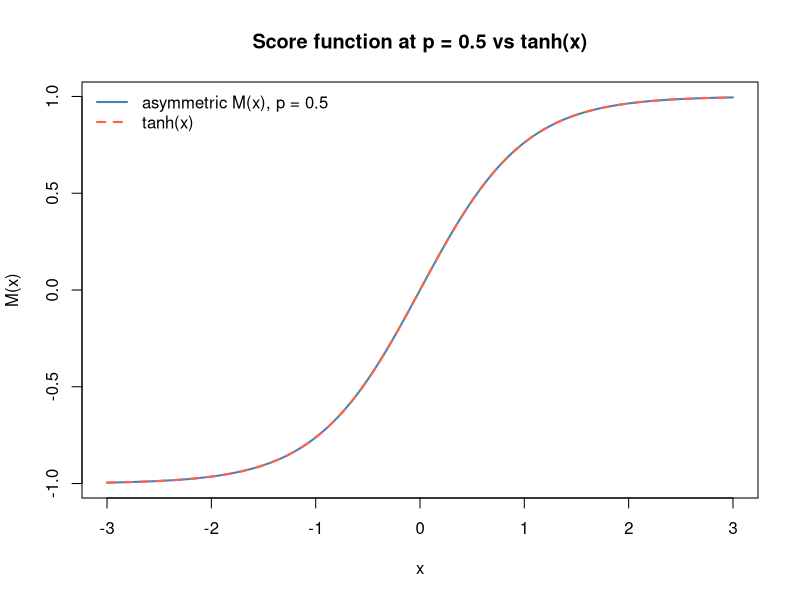
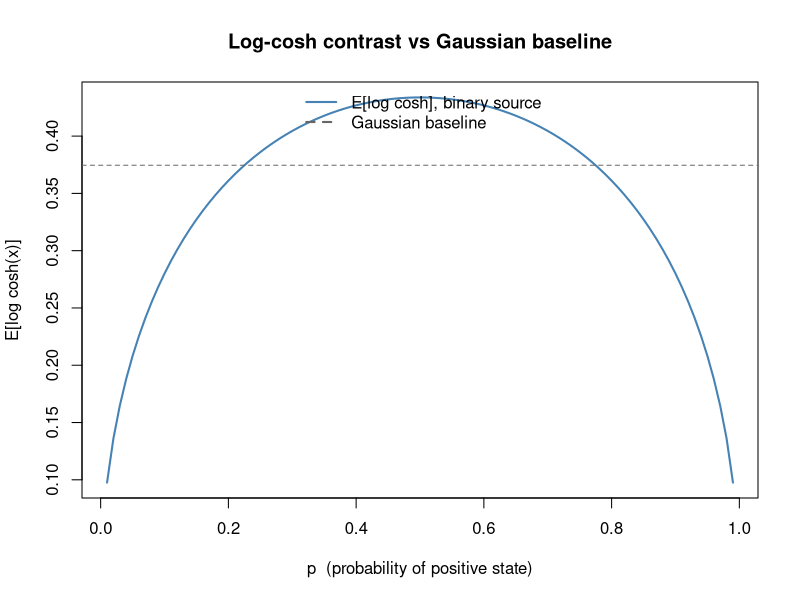
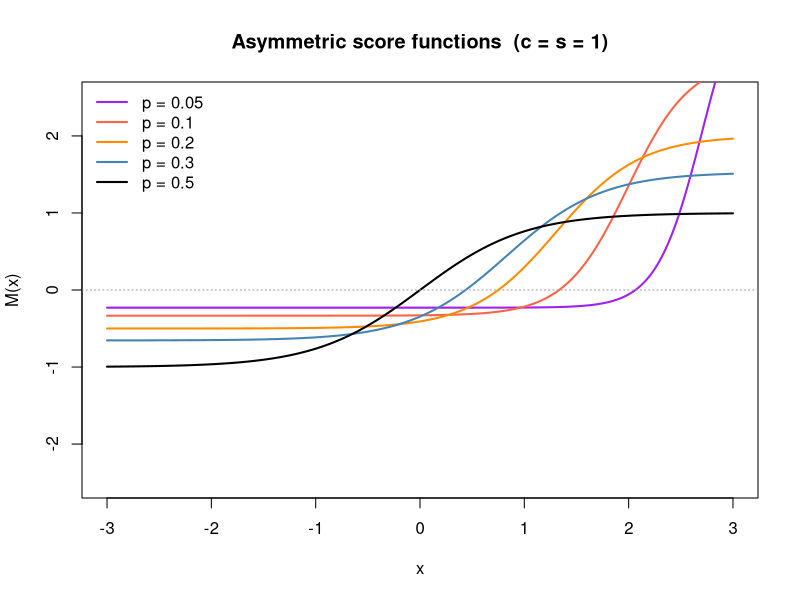
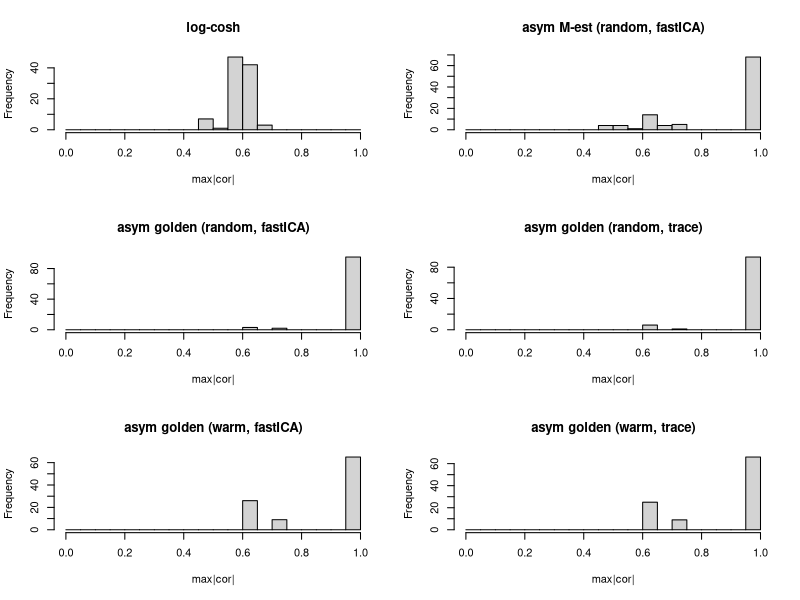
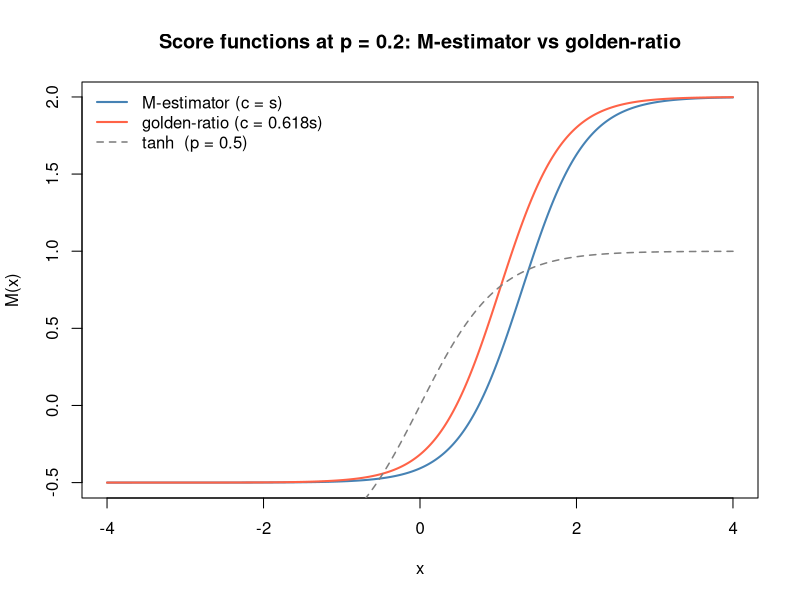
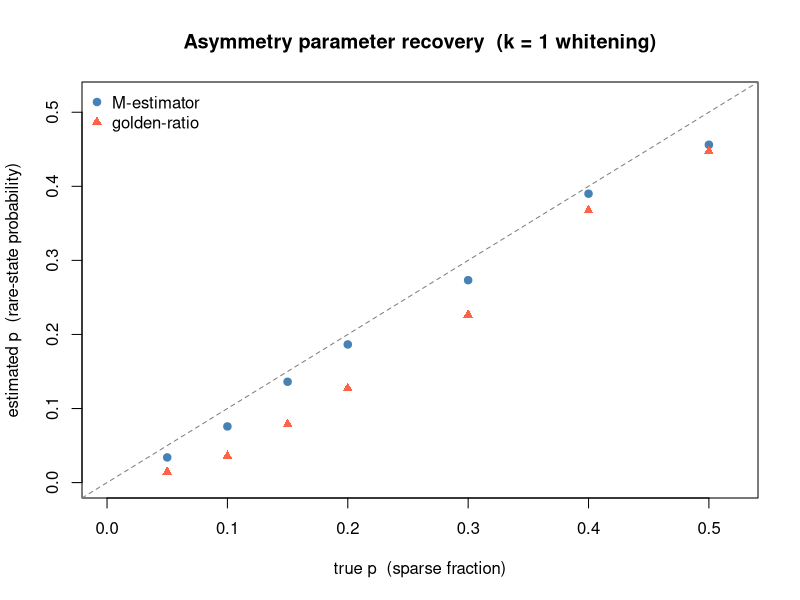

Write the R code that produced these figures, in order.
## ---- chunk 1
prewhiten = function(X, n.comp) {
  X = X - rowMeans(X)
  sqrt(ncol(X)) * t(svd(X)$v[, 1:n.comp])
}
## ---- chunk 2
asym_score = function(x, p, c, s) {
  y1     = c * sqrt((1-p)/p)
  y0     = -c * sqrt(p/(1-p))
  kappa3 = (1 - 2*p) / sqrt(p*(1-p))
  Delta  = (x/s - c*kappa3/(2*s)) / sqrt(p*(1-p)) + log(p/(1-p))
  pi_x   = plogis(Delta)
  list(
    M  = (y1/(c*s)) * pi_x + (y0/(c*s)) * (1 - pi_x),
    Mp = pi_x * (1 - pi_x) / (s^2 * p * (1-p))
  )
}
## ---- chunk 3
asym_obj_p = function(p, x, c, s) {
  y1  = c * sqrt((1-p)/p)
  y0  = -c * sqrt(p/(1-p))
  a1  = x * y1/(c*s) - y1^2/(2*c*s)
  a0  = x * y0/(c*s) - y0^2/(2*c*s)
  lp  = log(p); l1p = log(1-p)
  m   = pmax(lp + a1, l1p + a0)
  mean(m + log(exp(lp + a1 - m) + exp(l1p + a0 - m)))
}
## ---- chunk 4
fastica_asym_r1 = function(Y, s = 1, anchor = c("M", "golden"),
                            hess = c("fastICA", "trace"),
                            tol = 1e-6, max_iter = 500, eps = 0.01,
                            w_init = NULL) {
  anchor = match.arg(anchor)
  hess   = match.arg(hess)
  c      = if (anchor == "M") s else s * (sqrt(5)-1)/2
  m = nrow(Y); n = ncol(Y)
  S_diag = colSums(Y^2) / n   # S_ii = ||Y[:,i]||^2 / n  (sum = m)
  w = if (is.null(w_init)) rnorm(m) else w_init
  w = w / sqrt(sum(w^2))
  p = 0.5
  for (iter in seq_len(max_iter)) {
    w_old = w; p_old = p
    x  = as.vector(t(Y) %*% w)
    sc = asym_score(x, p, c, s)
    h  = if (hess == "trace") sum(sc$Mp * S_diag) / m else mean(sc$Mp)
    w  = as.vector(Y %*% sc$M) / n - h * w
    w  = w / sqrt(sum(w^2))
    x   = as.vector(t(Y) %*% w)
    opt = optimize(\(pp) asym_obj_p(pp, x, c, s), c(eps, 1-eps), maximum = TRUE)
    p   = opt$maximum
    if (1 - abs(sum(w * w_old)) < tol && abs(p - p_old) < tol) break
  }
  list(w = w, p = p, iter = iter, c = c)
}
## ---- chunk 5
fastica_r1update = function(X, w) {
  w = w / sqrt(sum(w^2))
  P = t(X) %*% w
  G  = tanh(P); G2 = 1 - tanh(P)^2
  w  = X %*% G - mean(G2) * ncol(X) * w
  w / sqrt(sum(w^2))
}

run_seeds_lc = function(Y, S_true, n_seeds = 100, n_iter = 200) {
  maxcor = numeric(n_seeds)
  for (seed in seq_len(n_seeds)) {
    set.seed(seed)
    w = rnorm(nrow(Y))
    for (i in seq_len(n_iter)) w = fastica_r1update(Y, w)
    maxcor[seed] = max(abs(cor(t(S_true), t(Y) %*% w)))
  }
  maxcor
}

run_seeds_asym = function(Y, S_true, anchor, hess = "fastICA", n_seeds = 100) {
  maxcor = numeric(n_seeds); ps = numeric(n_seeds)
  for (seed in seq_len(n_seeds)) {
    set.seed(seed)
    res = fastica_asym_r1(Y, anchor = anchor, hess = hess, w_init = rnorm(nrow(Y)))
    maxcor[seed] = max(abs(cor(t(S_true), t(Y) %*% res$w)))
    ps[seed]     = min(res$p, 1 - res$p)   # probability of the rare state
  }
  list(maxcor = maxcor, p = ps)
}

# Warm-start variant: run log-cosh to convergence, then hand off to asymmetric
run_seeds_asym_warm = function(Y, S_true, anchor, hess = "fastICA", n_seeds = 100,
                                n_iter_lc = 200) {
  maxcor = numeric(n_seeds); ps = numeric(n_seeds)
  for (seed in seq_len(n_seeds)) {
    set.seed(seed)
    w = rnorm(nrow(Y))
    for (i in seq_len(n_iter_lc)) w = fastica_r1update(Y, w)
    res = fastica_asym_r1(Y, anchor = anchor, hess = hess, w_init = w)
    maxcor[seed] = max(abs(cor(t(S_true), t(Y) %*% res$w)))
    ps[seed]     = min(res$p, 1 - res$p)
  }
  list(maxcor = maxcor, p = ps)
}
## ---- chunk 6
x_grid = seq(-3, 3, length.out = 300)
sc05   = asym_score(x_grid, p = 0.5, c = 1, s = 1)

plot(x_grid, sc05$M, type = "l", col = "steelblue", lwd = 2,
     xlab = "x", ylab = "M(x)",
     main = "Score function at p = 0.5 vs tanh(x)")
lines(x_grid, tanh(x_grid), col = "tomato", lty = 2, lwd = 2)
legend("topleft", c("asymmetric M(x), p = 0.5", "tanh(x)"),
       col = c("steelblue", "tomato"), lty = c(1, 2), lwd = 2, bty = "n")
## ---- chunk 7
expected_logcosh = function(p) {
  z1 =  sqrt((1-p)/p); z0 = -sqrt(p/(1-p))
  p * log(cosh(z1)) + (1-p) * log(cosh(z0))
}
lc_stable = function(z) abs(z) + log1p(exp(-2*abs(z))) - log(2)
lc_gauss  = integrate(\(z) lc_stable(z) * dnorm(z), -Inf, Inf)$value

pvec = seq(0.01, 0.99, by = 0.01)
lc   = sapply(pvec, expected_logcosh)

plot(pvec, lc, type = "l", col = "steelblue", lwd = 2,
     xlab = "p  (probability of positive state)",
     ylab = "E[log cosh(x)]",
     main = "Log-cosh contrast vs Gaussian baseline")
abline(h = lc_gauss, lty = 2, col = "grey40")
legend("top", c("E[log cosh], binary source", "Gaussian baseline"),
       col = c("steelblue", "grey40"), lty = c(1, 2), lwd = 2, bty = "n")
## ---- chunk 8
pvec2 = c(0.05, 0.1, 0.2, 0.3, 0.5)
cols  = c("purple", "tomato", "darkorange", "steelblue", "black")
plot(NULL, xlim = c(-3, 3), ylim = c(-2.5, 2.5),
     xlab = "x", ylab = "M(x)",
     main = "Asymmetric score functions  (c = s = 1)")
for (i in seq_along(pvec2))
  lines(x_grid, asym_score(x_grid, pvec2[i], 1, 1)$M, col = cols[i], lwd = 2)
legend("topleft", paste0("p = ", pvec2), col = cols, lwd = 2, bty = "n")
abline(h = 0, lty = 3, col = "grey60")
## ---- chunk 9
set.seed(1)
n = 100; p_dim = 1000; K = 9
L  = matrix(0, nrow = n, ncol = K)
for (i in 1:K) L[sample(n, 20), i] = 1
FF = matrix(rnorm(p_dim * K), nrow = p_dim)
X9 = t(L %*% t(FF) + matrix(rnorm(n * p_dim, 0, 0.1), nrow = n))
Z9 = prewhiten(X9, K)
S9 = t(L)
## ---- chunk 10
mc9_lc      = run_seeds_lc(Z9,       S9, n_seeds = 100)
mc9_M       = run_seeds_asym(Z9,      S9, "M",      hess = "fastICA", n_seeds = 100)
mc9_gr      = run_seeds_asym(Z9,      S9, "golden", hess = "fastICA", n_seeds = 100)
mc9_gr_tr   = run_seeds_asym(Z9,      S9, "golden", hess = "trace",   n_seeds = 100)
mc9_grw     = run_seeds_asym_warm(Z9, S9, "golden", hess = "fastICA", n_seeds = 100)
mc9_grw_tr  = run_seeds_asym_warm(Z9, S9, "golden", hess = "trace",   n_seeds = 100)

cat("9-groups (p_true ~ 0.2, k = 9, n_seeds = 100):\n")
cat(sprintf("  log-cosh                      mean = %.3f   frac > 0.9 = %.2f\n",
    mean(mc9_lc), mean(mc9_lc > 0.9)))
cat(sprintf("  asym M-est (random, fastICA)  mean = %.3f   frac > 0.9 = %.2f   mean_p = %.3f\n",
    mean(mc9_M$maxcor),      mean(mc9_M$maxcor      > 0.9), mean(mc9_M$p)))
cat(sprintf("  asym golden (random, fastICA) mean = %.3f   frac > 0.9 = %.2f   mean_p = %.3f\n",
    mean(mc9_gr$maxcor),     mean(mc9_gr$maxcor     > 0.9), mean(mc9_gr$p)))
cat(sprintf("  asym golden (random, trace)   mean = %.3f   frac > 0.9 = %.2f   mean_p = %.3f\n",
    mean(mc9_gr_tr$maxcor),  mean(mc9_gr_tr$maxcor  > 0.9), mean(mc9_gr_tr$p)))
cat(sprintf("  asym golden (warm, fastICA)   mean = %.3f   frac > 0.9 = %.2f   mean_p = %.3f\n",
    mean(mc9_grw$maxcor),    mean(mc9_grw$maxcor    > 0.9), mean(mc9_grw$p)))
cat(sprintf("  asym golden (warm, trace)     mean = %.3f   frac > 0.9 = %.2f   mean_p = %.3f\n",
    mean(mc9_grw_tr$maxcor), mean(mc9_grw_tr$maxcor > 0.9), mean(mc9_grw_tr$p)))
## ---- chunk 11
par(mfrow = c(3, 2))
hist(mc9_lc,            breaks = seq(0,1,0.05), main = "log-cosh",                      xlab = "max|cor|")
hist(mc9_M$maxcor,      breaks = seq(0,1,0.05), main = "asym M-est (random, fastICA)",   xlab = "max|cor|")
hist(mc9_gr$maxcor,     breaks = seq(0,1,0.05), main = "asym golden (random, fastICA)",  xlab = "max|cor|")
hist(mc9_gr_tr$maxcor,  breaks = seq(0,1,0.05), main = "asym golden (random, trace)",    xlab = "max|cor|")
hist(mc9_grw$maxcor,    breaks = seq(0,1,0.05), main = "asym golden (warm, fastICA)",    xlab = "max|cor|")
hist(mc9_grw_tr$maxcor, breaks = seq(0,1,0.05), main = "asym golden (warm, trace)",      xlab = "max|cor|")
par(mfrow = c(1, 1))
## ---- chunk 12
x_grid2 = seq(-4, 4, length.out = 400)
sc_M  = asym_score(x_grid2, p = 0.2, c = 1,              s = 1)
sc_gr = asym_score(x_grid2, p = 0.2, c = (sqrt(5)-1)/2,  s = 1)

plot(x_grid2, sc_M$M,  type = "l", col = "steelblue", lwd = 2,
     xlab = "x", ylab = "M(x)",
     main = "Score functions at p = 0.2: M-estimator vs golden-ratio")
lines(x_grid2, sc_gr$M, col = "tomato", lwd = 2)
lines(x_grid2, tanh(x_grid2), col = "grey50", lty = 2, lwd = 1.5)
legend("topleft",
       c("M-estimator (c = s)", "golden-ratio (c = 0.618s)", "tanh  (p = 0.5)"),
       col = c("steelblue", "tomato", "grey50"),
       lty = c(1, 1, 2), lwd = c(2, 2, 1.5), bty = "n")
## ---- chunk 13
set.seed(2)
S_sym = matrix(sample(c(-1, 1), K * n, replace = TRUE), nrow = K)
X_sym = t(S_sym) %*% t(FF) + matrix(rnorm(n * p_dim, 0, 0.1), nrow = n)
Z_sym = prewhiten(t(X_sym), K)

mc_s_lc      = run_seeds_lc(Z_sym,       S_sym, n_seeds = 100)
mc_s_gr      = run_seeds_asym(Z_sym,      S_sym, "golden", hess = "fastICA", n_seeds = 100)
mc_s_gr_tr   = run_seeds_asym(Z_sym,      S_sym, "golden", hess = "trace",   n_seeds = 100)
mc_s_grw     = run_seeds_asym_warm(Z_sym, S_sym, "golden", hess = "fastICA", n_seeds = 100)
mc_s_grw_tr  = run_seeds_asym_warm(Z_sym, S_sym, "golden", hess = "trace",   n_seeds = 100)

cat("Symmetric Rademacher (p_true = 0.5, k = 9):\n")
cat(sprintf("  log-cosh                      mean = %.3f   frac > 0.9 = %.2f\n",
    mean(mc_s_lc), mean(mc_s_lc > 0.9)))
cat(sprintf("  asym golden (random, fastICA) mean = %.3f   frac > 0.9 = %.2f   mean_p = %.3f\n",
    mean(mc_s_gr$maxcor),     mean(mc_s_gr$maxcor     > 0.9), mean(mc_s_gr$p)))
cat(sprintf("  asym golden (random, trace)   mean = %.3f   frac > 0.9 = %.2f   mean_p = %.3f\n",
    mean(mc_s_gr_tr$maxcor),  mean(mc_s_gr_tr$maxcor  > 0.9), mean(mc_s_gr_tr$p)))
cat(sprintf("  asym golden (warm, fastICA)   mean = %.3f   frac > 0.9 = %.2f   mean_p = %.3f\n",
    mean(mc_s_grw$maxcor),    mean(mc_s_grw$maxcor    > 0.9), mean(mc_s_grw$p)))
cat(sprintf("  asym golden (warm, trace)     mean = %.3f   frac > 0.9 = %.2f   mean_p = %.3f\n",
    mean(mc_s_grw_tr$maxcor), mean(mc_s_grw_tr$maxcor > 0.9), mean(mc_s_grw_tr$p)))
## ---- chunk 14
# Exactly as in ebproj_newton Test 1
set.seed(10)
n_k20 = 200; p_k20 = 1000; k20 = 20
A_k20    = matrix(rnorm(p_k20), nrow = p_k20)
S_k20_05 = matrix(sample(c(-1, 1), n_k20, replace = TRUE), nrow = 1)
X_k20_05 = A_k20 %*% S_k20_05 + matrix(rnorm(p_k20 * n_k20, 0, 0.1), nrow = p_k20)
Z_k20_05 = prewhiten(X_k20_05, k20)

# Same mixing vector, sparse binary source (p = 0.1)
set.seed(11)
S_k20_01_raw = matrix(as.numeric(runif(n_k20) < 0.1), nrow = 1)
S_k20_01     = (S_k20_01_raw - 0.1) / sqrt(0.1 * 0.9)
X_k20_01 = A_k20 %*% S_k20_01 + matrix(rnorm(p_k20 * n_k20, 0, 0.1), nrow = p_k20)
Z_k20_01 = prewhiten(X_k20_01, k20)
## ---- chunk 15
mc_k20_05_lc    = run_seeds_lc(Z_k20_05,       S_k20_05, n_seeds = 100)
mc_k20_05_gr    = run_seeds_asym(Z_k20_05,      S_k20_05, "golden", hess = "fastICA", n_seeds = 100)
mc_k20_05_gr_tr = run_seeds_asym(Z_k20_05,      S_k20_05, "golden", hess = "trace",   n_seeds = 100)
mc_k20_05_grw   = run_seeds_asym_warm(Z_k20_05, S_k20_05, "golden", hess = "fastICA", n_seeds = 100)
mc_k20_05_grw_tr= run_seeds_asym_warm(Z_k20_05, S_k20_05, "golden", hess = "trace",   n_seeds = 100)

cat("Single source, k=20 whitening, p=0.5 (n_seeds=100):\n")
cat(sprintf("  log-cosh                      mean = %.3f   frac > 0.9 = %.2f\n",
    mean(mc_k20_05_lc), mean(mc_k20_05_lc > 0.9)))
cat(sprintf("  asym golden (random, fastICA) mean = %.3f   frac > 0.9 = %.2f   mean_p = %.3f\n",
    mean(mc_k20_05_gr$maxcor),     mean(mc_k20_05_gr$maxcor     > 0.9), mean(mc_k20_05_gr$p)))
cat(sprintf("  asym golden (random, trace)   mean = %.3f   frac > 0.9 = %.2f   mean_p = %.3f\n",
    mean(mc_k20_05_gr_tr$maxcor),  mean(mc_k20_05_gr_tr$maxcor  > 0.9), mean(mc_k20_05_gr_tr$p)))
cat(sprintf("  asym golden (warm, fastICA)   mean = %.3f   frac > 0.9 = %.2f   mean_p = %.3f\n",
    mean(mc_k20_05_grw$maxcor),    mean(mc_k20_05_grw$maxcor    > 0.9), mean(mc_k20_05_grw$p)))
cat(sprintf("  asym golden (warm, trace)     mean = %.3f   frac > 0.9 = %.2f   mean_p = %.3f\n",
    mean(mc_k20_05_grw_tr$maxcor), mean(mc_k20_05_grw_tr$maxcor > 0.9), mean(mc_k20_05_grw_tr$p)))
## ---- chunk 16
mc_k20_01_lc    = run_seeds_lc(Z_k20_01,       S_k20_01, n_seeds = 100)
mc_k20_01_gr    = run_seeds_asym(Z_k20_01,      S_k20_01, "golden", hess = "fastICA", n_seeds = 100)
mc_k20_01_gr_tr = run_seeds_asym(Z_k20_01,      S_k20_01, "golden", hess = "trace",   n_seeds = 100)
mc_k20_01_grw   = run_seeds_asym_warm(Z_k20_01, S_k20_01, "golden", hess = "fastICA", n_seeds = 100)
mc_k20_01_grw_tr= run_seeds_asym_warm(Z_k20_01, S_k20_01, "golden", hess = "trace",   n_seeds = 100)

cat("Single source, k=20 whitening, p=0.1 (n_seeds=100):\n")
cat(sprintf("  log-cosh                      mean = %.3f   frac > 0.9 = %.2f\n",
    mean(mc_k20_01_lc), mean(mc_k20_01_lc > 0.9)))
cat(sprintf("  asym golden (random, fastICA) mean = %.3f   frac > 0.9 = %.2f   mean_p = %.3f\n",
    mean(mc_k20_01_gr$maxcor),     mean(mc_k20_01_gr$maxcor     > 0.9), mean(mc_k20_01_gr$p)))
cat(sprintf("  asym golden (random, trace)   mean = %.3f   frac > 0.9 = %.2f   mean_p = %.3f\n",
    mean(mc_k20_01_gr_tr$maxcor),  mean(mc_k20_01_gr_tr$maxcor  > 0.9), mean(mc_k20_01_gr_tr$p)))
cat(sprintf("  asym golden (warm, fastICA)   mean = %.3f   frac > 0.9 = %.2f   mean_p = %.3f\n",
    mean(mc_k20_01_grw$maxcor),    mean(mc_k20_01_grw$maxcor    > 0.9), mean(mc_k20_01_grw$p)))
cat(sprintf("  asym golden (warm, trace)     mean = %.3f   frac > 0.9 = %.2f   mean_p = %.3f\n",
    mean(mc_k20_01_grw_tr$maxcor), mean(mc_k20_01_grw_tr$maxcor > 0.9), mean(mc_k20_01_grw_tr$p)))
## ---- chunk 17
set.seed(99)
n_rec = 500; p_dim_rec = 1000
A_rec = matrix(rnorm(p_dim_rec), nrow = p_dim_rec)

p_trues  = c(0.05, 0.10, 0.15, 0.20, 0.30, 0.40, 0.50)
p_hat_M  = numeric(length(p_trues))
p_hat_gr = numeric(length(p_trues))

for (j in seq_along(p_trues)) {
  pt = p_trues[j]
  S  = matrix(as.numeric(runif(n_rec) < pt), nrow = 1)
  S  = (S - pt) / sqrt(pt * (1-pt))
  X  = A_rec %*% S + matrix(rnorm(p_dim_rec * n_rec, 0, 0.1), nrow = p_dim_rec)
  Z  = prewhiten(X, 1)
  set.seed(1)
  r_M  = fastica_asym_r1(Z, anchor = "M",      w_init = rnorm(1))
  r_gr = fastica_asym_r1(Z, anchor = "golden",  w_init = rnorm(1))
  p_hat_M[j]  = min(r_M$p,  1 - r_M$p)
  p_hat_gr[j] = min(r_gr$p, 1 - r_gr$p)
}

plot(p_trues, p_hat_M, pch = 19, col = "steelblue",
     xlim = c(0, 0.52), ylim = c(0, 0.52),
     xlab = "true p  (sparse fraction)",
     ylab = "estimated p  (rare-state probability)",
     main = "Asymmetry parameter recovery  (k = 1 whitening)")
points(p_trues, p_hat_gr, pch = 17, col = "tomato")
abline(0, 1, lty = 2, col = "grey50")
legend("topleft", c("M-estimator", "golden-ratio"),
       col = c("steelblue","tomato"), pch = c(19,17), bty = "n")
